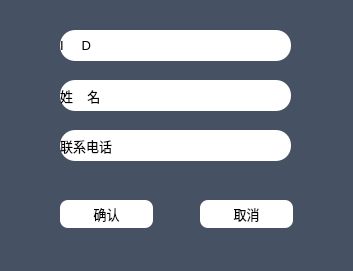
<?xml version="1.0" encoding="UTF-8"?>
<ui version="4.0">
 <class>Passages</class>
 <widget class="QDialog" name="Passages">
  <property name="geometry">
   <rect>
    <x>0</x>
    <y>0</y>
    <width>353</width>
    <height>271</height>
   </rect>
  </property>
  <property name="windowTitle">
   <string>Dialog</string>
  </property>
  <property name="styleSheet">
   <string notr="true">background-color: rgb(71, 81, 100);</string>
  </property>
  <widget class="QLabel" name="label_2">
   <property name="geometry">
    <rect>
     <x>60</x>
     <y>30</y>
     <width>81</width>
     <height>31</height>
    </rect>
   </property>
   <property name="font">
    <font>
     <pointsize>10</pointsize>
    </font>
   </property>
   <property name="styleSheet">
    <string notr="true">background-color: rgb(255, 255, 255);
border-top-left-radius:15px;
border-bottom-left-radius:15px</string>
   </property>
   <property name="text">
    <string>I     D </string>
   </property>
  </widget>
  <widget class="QLabel" name="label">
   <property name="geometry">
    <rect>
     <x>60</x>
     <y>80</y>
     <width>81</width>
     <height>31</height>
    </rect>
   </property>
   <property name="font">
    <font>
     <pointsize>10</pointsize>
    </font>
   </property>
   <property name="styleSheet">
    <string notr="true">background-color: rgb(255, 255, 255);
border-top-left-radius:15px;
border-bottom-left-radius:15px</string>
   </property>
   <property name="text">
    <string>姓    名</string>
   </property>
  </widget>
  <widget class="QLabel" name="label_3">
   <property name="geometry">
    <rect>
     <x>60</x>
     <y>130</y>
     <width>81</width>
     <height>31</height>
    </rect>
   </property>
   <property name="font">
    <font>
     <pointsize>10</pointsize>
    </font>
   </property>
   <property name="styleSheet">
    <string notr="true">background-color: rgb(255, 255, 255);
border-top-left-radius:15px;
border-bottom-left-radius:15px</string>
   </property>
   <property name="text">
    <string>联系电话</string>
   </property>
  </widget>
  <widget class="QLineEdit" name="lineEdit">
   <property name="geometry">
    <rect>
     <x>140</x>
     <y>30</y>
     <width>151</width>
     <height>31</height>
    </rect>
   </property>
   <property name="styleSheet">
    <string notr="true">border-top-right-radius:15px;
background-color: rgb(255, 255, 255);
border-bottom-right-radius:15px;</string>
   </property>
  </widget>
  <widget class="QLineEdit" name="lineEdit_2">
   <property name="geometry">
    <rect>
     <x>140</x>
     <y>80</y>
     <width>151</width>
     <height>31</height>
    </rect>
   </property>
   <property name="styleSheet">
    <string notr="true">border-top-right-radius:15px;
background-color: rgb(255, 255, 255);
border-bottom-right-radius:15px;</string>
   </property>
  </widget>
  <widget class="QLineEdit" name="lineEdit_3">
   <property name="geometry">
    <rect>
     <x>140</x>
     <y>130</y>
     <width>151</width>
     <height>31</height>
    </rect>
   </property>
   <property name="styleSheet">
    <string notr="true">border-top-right-radius:15px;
background-color: rgb(255, 255, 255);
border-bottom-right-radius:15px;</string>
   </property>
  </widget>
  <widget class="QPushButton" name="pushButton">
   <property name="geometry">
    <rect>
     <x>60</x>
     <y>200</y>
     <width>93</width>
     <height>28</height>
    </rect>
   </property>
   <property name="font">
    <font>
     <pointsize>10</pointsize>
    </font>
   </property>
   <property name="styleSheet">
    <string notr="true">#pushButton:!hover
{
background-color: rgb(255, 255, 255);
border-radius:8px;
}
#pushButton:hover
{
background-color: rgb(85, 187, 138);
border-radius:8px;
color:rgb(255, 255, 255);
}</string>
   </property>
   <property name="text">
    <string>确认</string>
   </property>
  </widget>
  <widget class="QPushButton" name="pushButton_2">
   <property name="geometry">
    <rect>
     <x>200</x>
     <y>200</y>
     <width>93</width>
     <height>28</height>
    </rect>
   </property>
   <property name="font">
    <font>
     <pointsize>10</pointsize>
    </font>
   </property>
   <property name="styleSheet">
    <string notr="true">#pushButton_2:!hover
{
background-color: rgb(255, 255, 255);
border-radius:8px;
}
#pushButton_2:hover
{
background-color: rgb(85, 187, 138);
border-radius:8px;
color:rgb(255, 255, 255);
}</string>
   </property>
   <property name="text">
    <string>取消</string>
   </property>
  </widget>
 </widget>
 <resources/>
 <connections/>
</ui>
